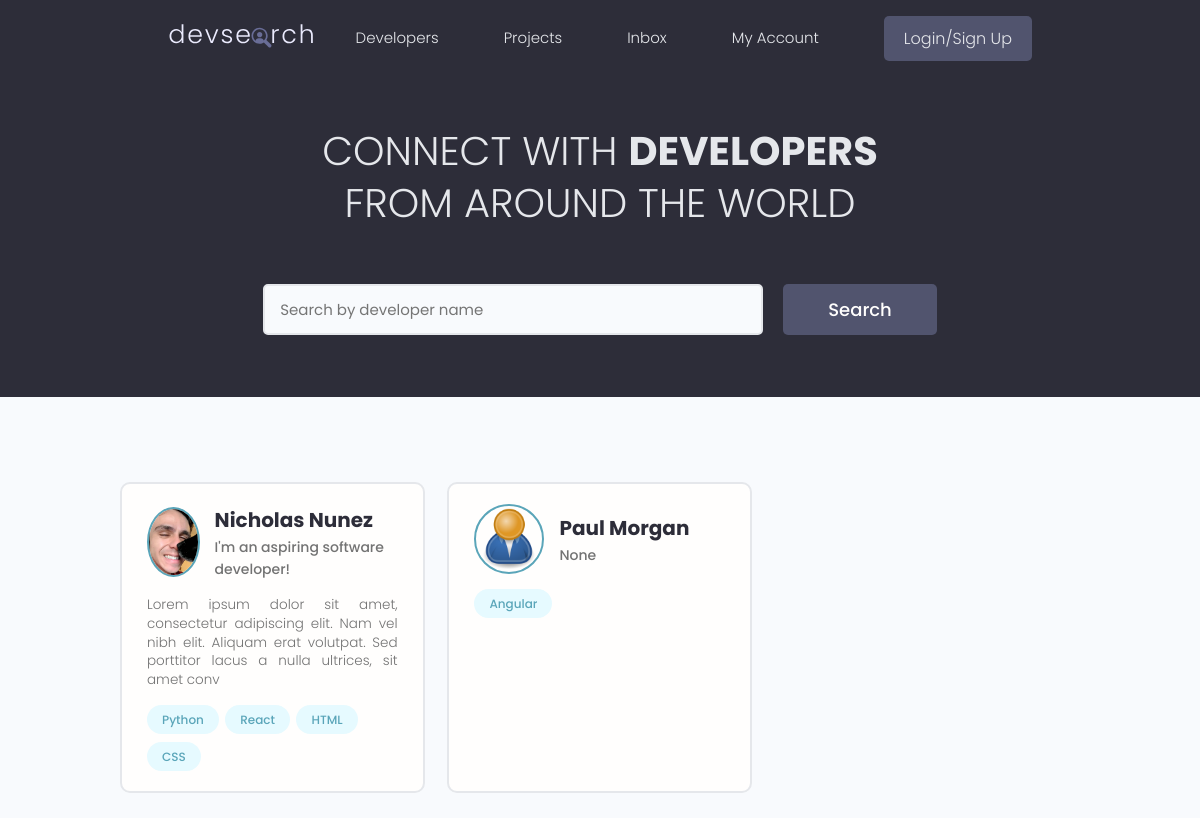
Before: / with the older database file.
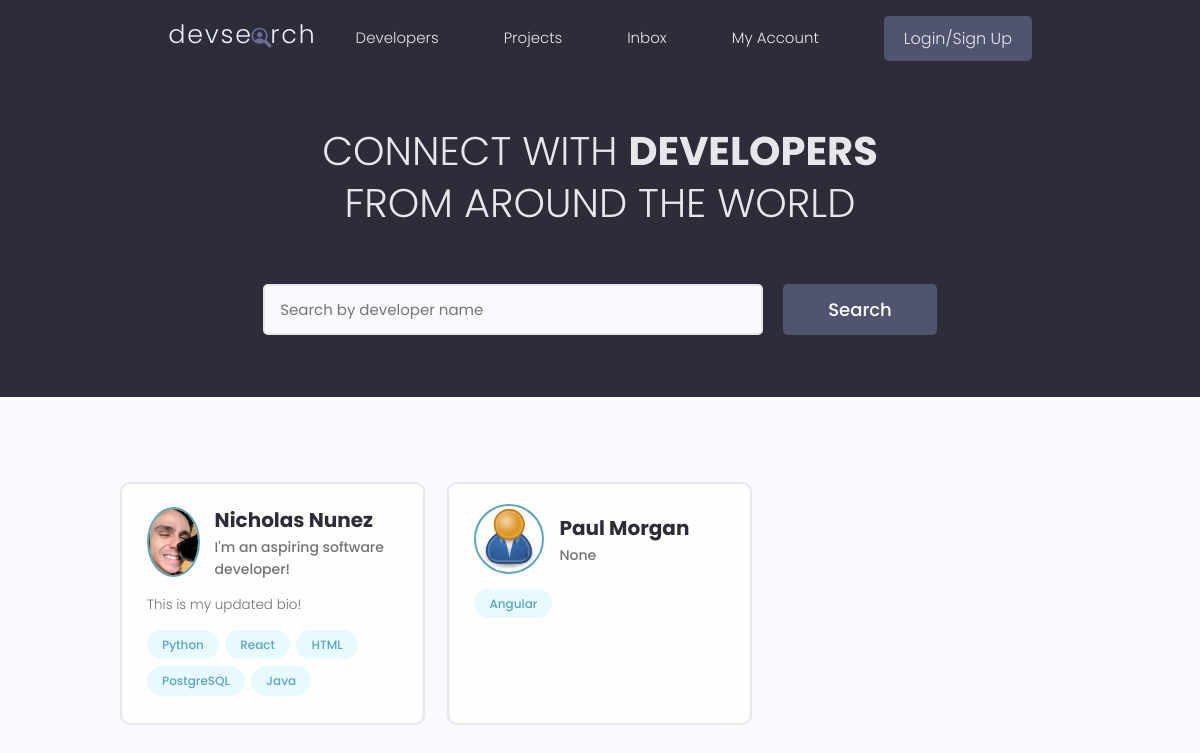
After: the same page with the newer database file.
### users/models.py (models this page shows, shortened)
class Profile(models.Model):
    user = models.OneToOneField(User, on_delete=models.CASCADE, null=True, blank=True)
    name = models.CharField(max_length=200, null=True, blank=True)
    email = models.EmailField(max_length=500, null=True, blank=True)
    username = models.CharField(max_length=200, null=True, blank=True)
    location = models.CharField(max_length=200, null=True, blank=True)
    short_intro = models.CharField(max_length=500, null=True, blank=True)
    bio = models.TextField(null=True, blank=True)
    profile_image = models.ImageField(null=True, blank=True, upload_to='profiles/', default='profiles/user-default.png')
    social_github = models.CharField(max_length=200, null=True, blank=True)
    social_twitter = models.CharField(max_length=200, null=True, blank=True)
    social_stackoverflow = models.CharField(max_length=200, null=True, blank=True)
    social_linkedin = models.CharField(max_length=200, null=True, blank=True)
    social_youtube = models.CharField(max_length=200, null=True, blank=True)
    social_website = models.CharField(max_length=200, null=True, blank=True)
    created = models.DateTimeField(auto_now_add=True)
    id = models.UUIDField(default=uuid.uuid4, unique=True, primary_key=True, editable=False)

class Skill(models.Model):
    owner = models.ForeignKey(Profile, on_delete=models.CASCADE, null=True, blank=True)
    name = models.CharField(max_length=200, null=True, blank=True)
    description = models.TextField(null=True, blank=True)
    created = models.DateTimeField(auto_now_add=True)
    id = models.UUIDField(default=uuid.uuid4, unique=True, primary_key=True, editable=False)
    def __str__(self):
        return str(self.name)

### users/views.py (the view)
# urls.py: path('', views.profiles, name="profiles"),
def profiles(request):
    profiles = Profile.objects.all()
    context = {'profiles':profiles}
    return render(request, 'users/profiles.html', context)

### users/templates/users/profiles.html (shortened to what this page needs)
{% extends 'main.html' %}
{% block content %}
  <main class="home">
    <section class="hero-section text-center">
      <div class="container container--narrow">
        <div class="hero-section__box">
          <h2>CONNECT WITH <span>DEVELOPERS</span></h2>
          <h2>FROM AROUND THE WORLD</h2>
        </div>
        <div class="hero-section__search">
          <form class="form" action="#" method="get">
            <div class="form__field">
              <input class="input input--text" id="formInput#search" type="text" name="text"
                placeholder="Search by developer name" />
            </div>
            <input class="btn btn--sub btn--lg" type="submit" value="Search" />
          </form>
        </div>
      </div>
    </section>
    <section class="devlist">
      <div class="container">
        <div class="grid grid--three">
          {% for profile in profiles %}
          <div class="column card">
            <div class="dev">
              <a href="{% url 'profile' profile.id %}" class="card__body">
                <div class="dev__profile">
                  <img class="avatar avatar--md" src="{{ profile.profile_image.url }}" alt="image" />
                  <div class="dev__meta">
                    <h3>{{ profile.name }}</h3>
                    <h5>{{ profile.short_intro }}</h5>
                  </div>
                </div>
                <p class="dev__info">
                  {{ profile.bio | slice:"150"}}
                </p>
                <div class="dev__skills">
                  {% for skill in profile.skill_set.all|slice:"5" %}
                  <span class="tag tag--pill tag--main">
                    <small>{{ skill }}</small>
                  </span>
                  {% endfor %}
                </div>
              </a>
            </div>
          </div>
          {% endfor %}
        </div>
      </div>
    </section>
  </main>
{% endblock %}

Changed rows visible on the page:
removed Skill: name "CSS", shown under Profile "Nicholas Nunez"
changed Profile "Nicholas Nunez": bio "Lorem ipsum dolor sit amet, consectetur adipiscing elit. Nam vel nibh elit. Aliquam erat volutpat. Sed porttitor lacus a nulla ultrices, sit amet conv" → "This is my updated bio!"
added Skill: name "PostgreSQL", shown under Profile "Nicholas Nunez"
added Skill: name "Java", shown under Profile "Nicholas Nunez"
